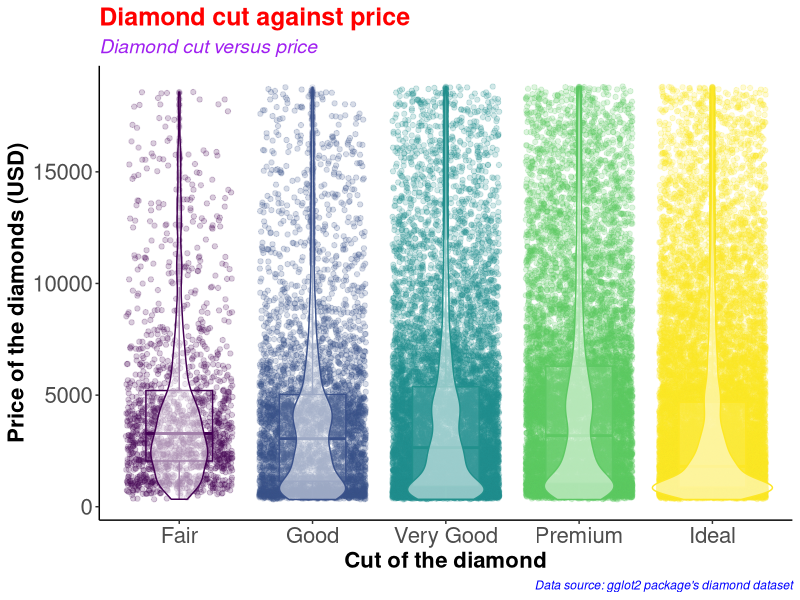
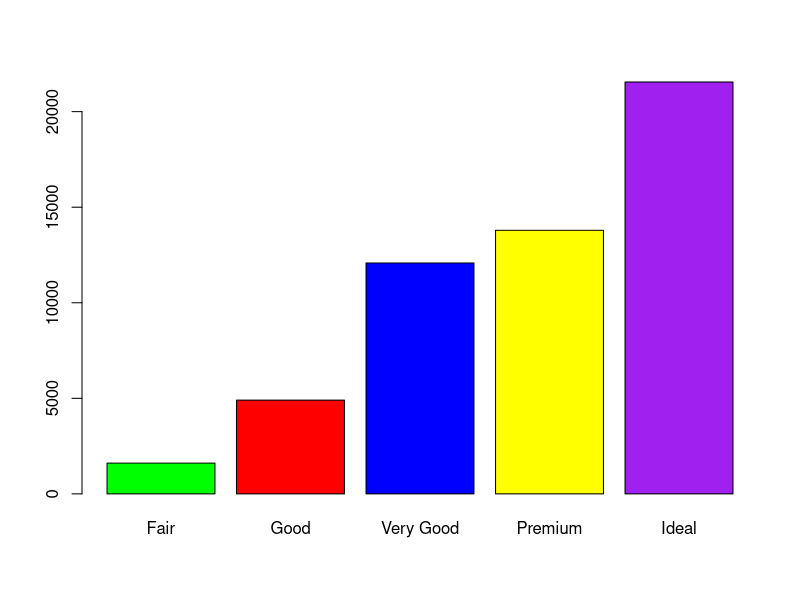
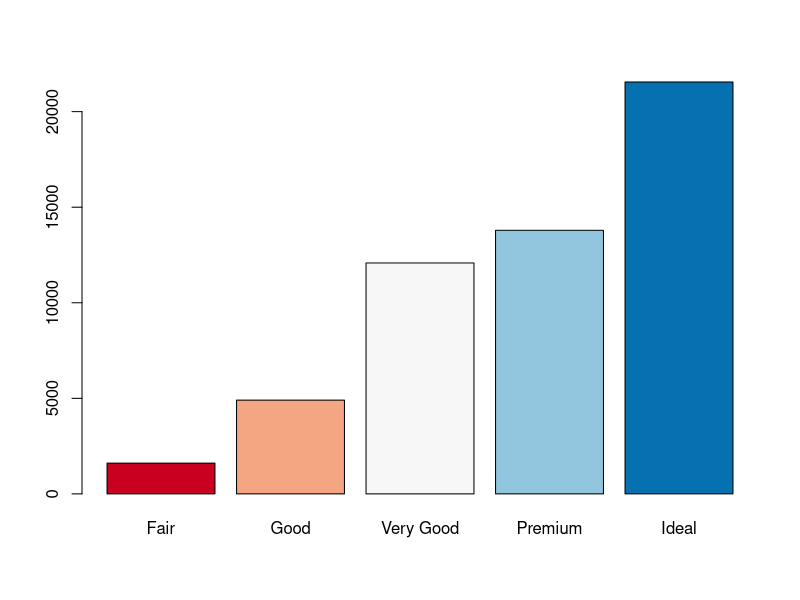
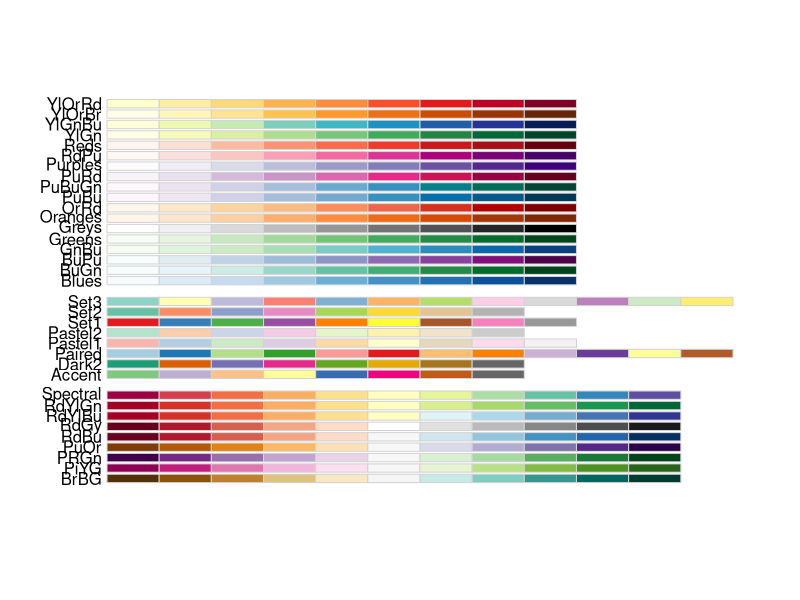
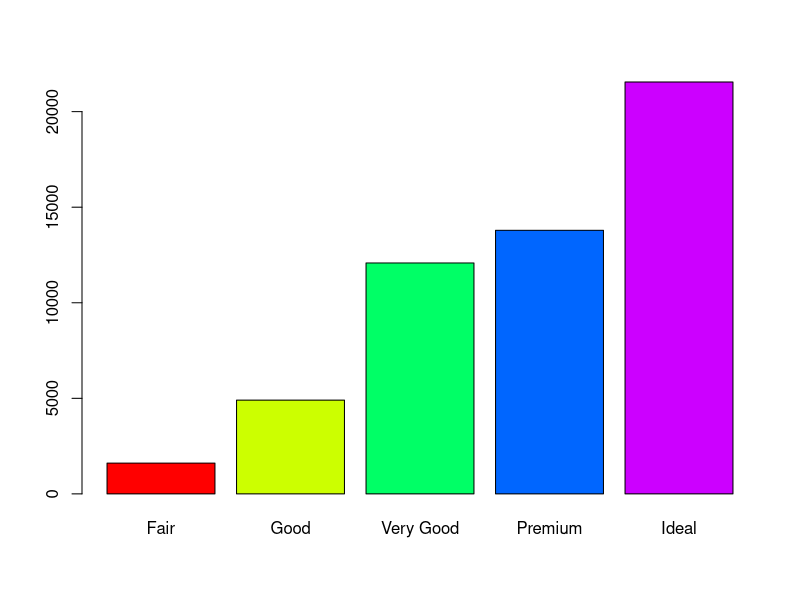
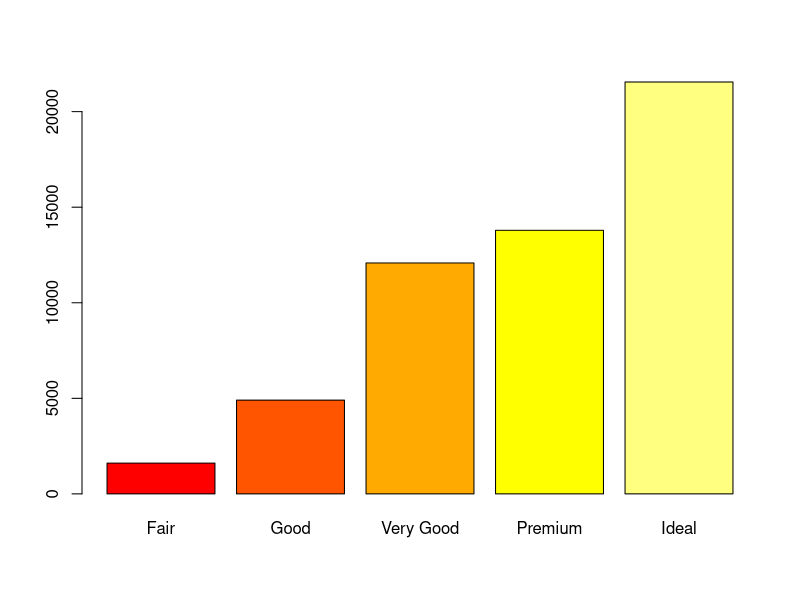
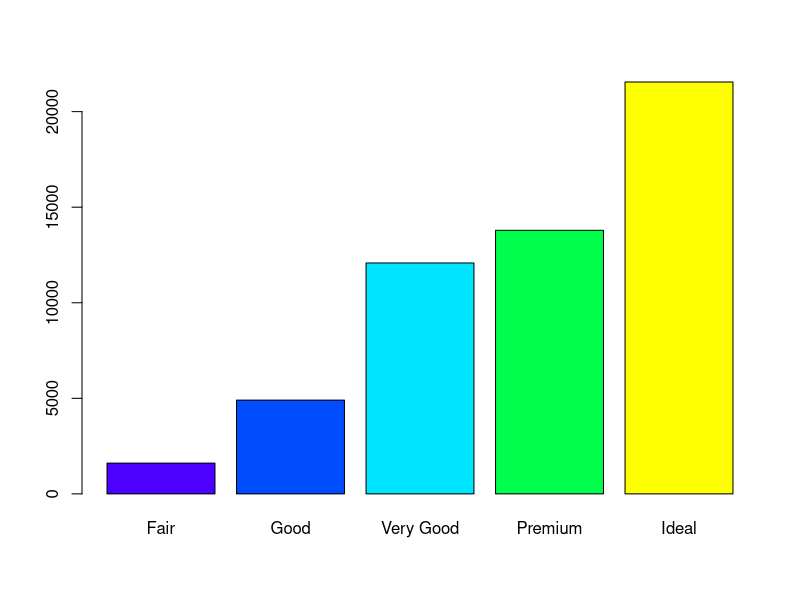
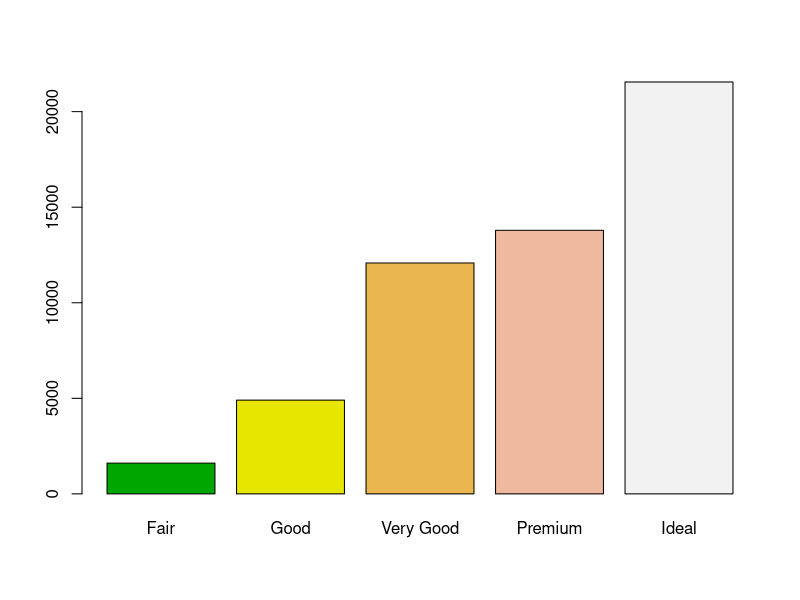

These charts were generated, in order, by the following R code:
#########################################
# Name: Wyclife Agumba Oluoch           #   
# E-mail: wyclifeoluoch@gmail.com       #
# GitHub: https://github.com/Wycology   #
# Task: Boxplot and violin plots in one #
# Date: 4th Jan 2021                    #
# Last edited: 15th Feb 2021            #
#########################################

# Loading the necessary libraries for the project
library(tidyverse) # This is for data wrangling and plotting
library(RColorBrewer) # This is for generating color palletes for the plots.

diamonds_df <- diamonds # Cloning the diamonds data to a new object

diamonds_df %>% # Picking the data
  ggplot(aes(x = cut, y = price, color = cut)) + # Adding the mapping variables
  geom_point(position = "jitter", alpha = 0.2) + # Adding jitter and alpha
  geom_boxplot(alpha = 0.1, width = 0.5) + # Modifying dimensions of the boxplot 
  geom_violin(alpha = 0.5) + # Adding violin plot on top of the box and jitter
  theme_classic() + # Adding my preferred theme for publication.
  theme(legend.position = "none") + # Removing the legend; it is on the x-axis
  labs(x = "Cut of the diamond", # Having the best labels on the plot.
       y = "Price of the diamonds (USD)",
       title = "Diamond cut against price", # Setting titble of the plot
       subtitle = "Diamond cut versus price",
       caption = "Data source: gglot2 package's diamond dataset") +
  theme(axis.text=element_text(size=16),
        axis.title=element_text(size=16,face="bold")) +
  theme(plot.title = element_text(color = 'red', size = 18, face = 'bold'),
        plot.subtitle = element_text(color = 'purple', size = 14, face = 'italic'),
        plot.caption = element_text(color = 'blue', face = 'italic'))

diamonds %>% 
  filter(cut == 'Very Good') %>% 
  nrow()

diamonds %>% 
  select(cut) %>% 
  table() %>% 
  barplot(col = c('green', 'red', 'blue', 'yellow', 'purple'))

# Instead of specifying the colors, we can simply use the color brewer panel 

diamonds %>% 
  select(cut) %>% 
  table() %>% 
  barplot(col = brewer.pal(n = 5, name = "RdBu"))
# To display more brewer colors options to use, run the following function:

display.brewer.all()

# Can also use rainbow colors

diamonds %>% 
  select(cut) %>% 
  table() %>% 
  barplot(col = rainbow(5))

# Can also use heat.colors
diamonds %>% 
  select(cut) %>% 
  table() %>% 
  barplot(col = heat.colors(5))

# Can also use topographic colors

diamonds %>% 
  select(cut) %>% 
  table() %>% 
  barplot(col = topo.colors(5))

# Can also use terrain colors
diamonds %>% 
  select(cut) %>% 
  table() %>% 
  barplot(col = terrain.colors(5))

# Can also use cm.colors
diamonds %>% 
  select(cut) %>% 
  table() %>% 
  barplot(col = cm.colors(5))

?getData
# That is awesome. Good for the day.
